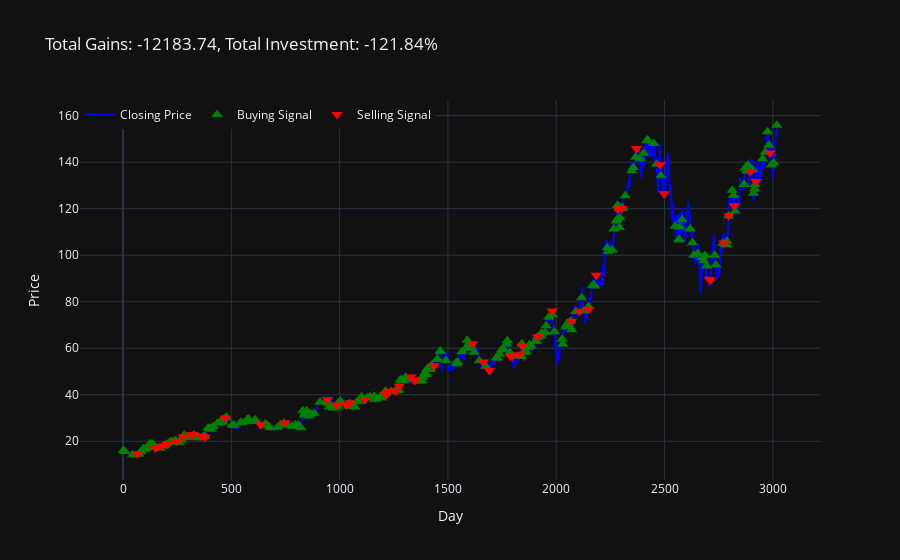

This figure's notebook cell:
### Code cell
visualize_stock_trading(data.Close, states_buy, states_sell, total_gains, invest)

### Figure 1 — Plotly figure (JSON) as saved in the notebook; plotly's stock layout.template omitted (floating-point values rounded to 4 significant figures; data arrays with more than 128 entries replaced by an {"elided": "..."} marker saying what was removed)
{"data": [{"line": {"color": "blue", "width": 2}, "mode": "lines", "name": "Closing Price", "type": "scatter", "x": {"elided": "3021 int values"}, "y": {"elided": "3021 float values"}}, {"marker": {"color": "green", "size": 10, "symbol": "triangle-up"}, "mode": "markers", "name": "Buying Signal", "type": "scatter", "x": {"elided": "255 int values"}, "y": {"elided": "255 float values"}}, {"marker": {"color": "red", "size": 10, "symbol": "triangle-down"}, "mode": "markers", "name": "Selling Signal", "type": "scatter", "x": [67, 150, 181, 205, 246, 278, 316, 322, 363, 379, 472, 635, 746, 943, 986, 1031, 1048, 1117, 1214, 1225, 1230, 1260, 1275, 1330, 1347, 1436, 1614, 1663, 1691, 1788, 1797, 1829, 1843, 1915, 1981, 2070, 2107, 2151, 2184, 2285, 2303, 2370, 2479, 2498, 2706, 2711, 2774, 2797, 2822, 2896, 2921, 2987], "y": [14.6, 16.98, 17.99, 18.7, 19.99, 21.86, 22.54, 22.9, 22.24, 21.73, 29.95, 27.15, 27.86, 37.94, 35.54, 35.65, 36.52, 37.98, 40.12, 41.02, 41.54, 41.57, 43.71, 47.67, 46.15, 52.46, 61.96, 54.12, 50.47, 56.6, 56.67, 57.21, 60.83, 64.96, 75.98, 71.6, 75.9, 76.73, 91.4, 119.8, 120.1, 145.8, 138.9, 126.5, 89.7, 89.24, 105.2, 117.0, 121.3, 136.0, 131.7, 143.9]}], "layout": {"hovermode": "x", "legend": {"orientation": "h", "x": 0, "y": 1}, "title": {"text": "Total Gains: -12183.74, Total Investment: -121.84%"}, "xaxis": {"title": {"text": "Day"}}, "yaxis": {"title": {"text": "Price"}}}}
